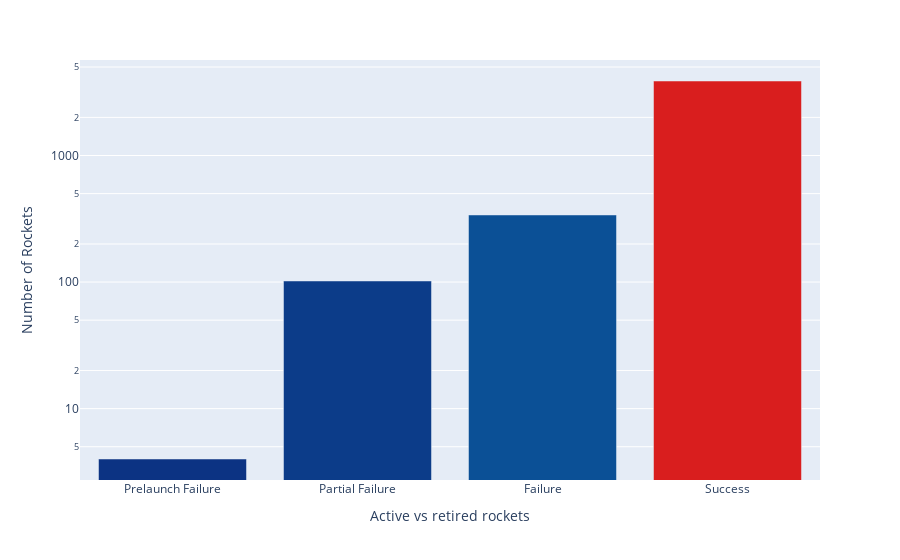

Notebook code for this chart:
### Code cell
plt.figure(figsize=(14,8),dpi=200)

bar = px.bar(data_frame=successvsfail,x=successvsfail.index,
             y=successvsfail.values ,
             color=successvsfail.values,
             color_continuous_scale='portland',
             log_y=True)
bar.update_layout(coloraxis_showscale=False, xaxis_title = "Active vs retired rockets", 
                  yaxis_title='Number of Rockets')

bar.update_xaxes(ticktext=['Prelaunch Failure', 'Partial Failure', 'Failure', 'Success'], tickvals=[0, 1,2,3])
bar.show()

### Figure 1 — Plotly figure (JSON) as saved in the notebook; plotly's stock layout.template omitted (floating-point values rounded to 4 significant figures)
{"data": [{"alignmentgroup": "True", "hovertemplate": "index=%{x}<br>y=%{y}<br>color=%{marker.color}<extra></extra>", "legendgroup": "", "marker": {"color": [4, 102, 339, 3878], "coloraxis": "coloraxis", "pattern": {"shape": ""}}, "name": "", "offsetgroup": "", "orientation": "v", "showlegend": false, "textposition": "auto", "type": "bar", "x": ["Prelaunch Failure", "Partial Failure", "Failure", "Success"], "xaxis": "x", "y": [4, 102, 339, 3878], "yaxis": "y"}], "layout": {"barmode": "relative", "coloraxis": {"colorbar": {"title": {"text": "color"}}, "colorscale": [[0, "rgb(12,51,131)"], [0.25, "rgb(10,136,186)"], [0.5, "rgb(242,211,56)"], [0.75, "rgb(242,143,56)"], [1, "rgb(217,30,30)"]], "showscale": false}, "legend": {"tracegroupgap": 0}, "margin": {"t": 60}, "xaxis": {"anchor": "y", "domain": [0, 1], "ticktext": ["Prelaunch Failure", "Partial Failure", "Failure", "Success"], "tickvals": [0, 1, 2, 3], "title": {"text": "Active vs retired rockets"}}, "yaxis": {"anchor": "x", "domain": [0, 1], "title": {"text": "Number of Rockets"}, "type": "log"}}}
